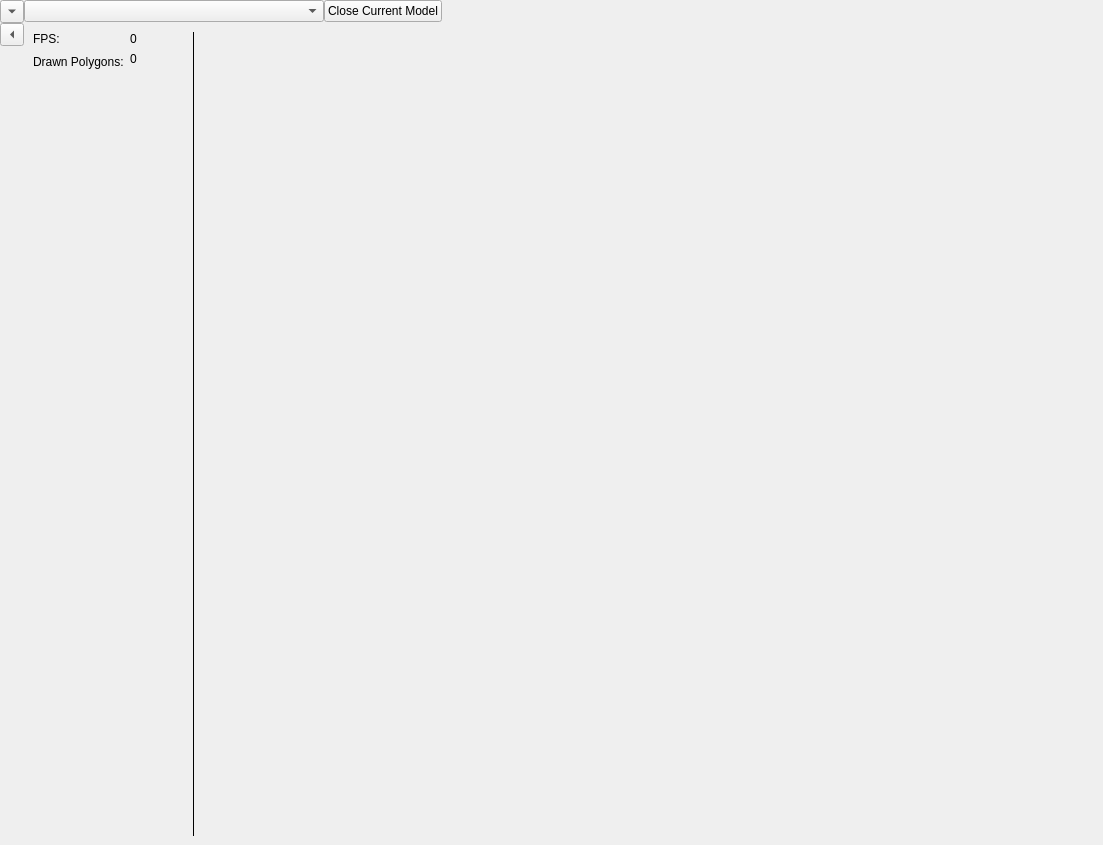
<?xml version="1.0" encoding="UTF-8"?>
<ui version="4.0">
 <class>ui::MainPanel</class>
 <widget class="QWidget" name="ui::MainPanel">
  <property name="geometry">
   <rect>
    <x>0</x>
    <y>0</y>
    <width>1103</width>
    <height>845</height>
   </rect>
  </property>
  <property name="windowTitle">
   <string>Form</string>
  </property>
  <layout class="QVBoxLayout" name="MainLayout">
   <property name="spacing">
    <number>0</number>
   </property>
   <property name="leftMargin">
    <number>0</number>
   </property>
   <property name="topMargin">
    <number>0</number>
   </property>
   <property name="rightMargin">
    <number>0</number>
   </property>
   <property name="bottomMargin">
    <number>0</number>
   </property>
   <item>
    <layout class="QVBoxLayout" name="PanelsLayout">
     <property name="spacing">
      <number>0</number>
     </property>
     <item>
      <layout class="QHBoxLayout" name="InfoLayout">
       <property name="spacing">
        <number>0</number>
       </property>
       <item>
        <widget class="QToolButton" name="MinimizeControlPanelsToggle">
         <property name="toolTip">
          <string>Minimizes the control panel area</string>
         </property>
         <property name="whatsThis">
          <string/>
         </property>
         <property name="text">
          <string>...</string>
         </property>
         <property name="checkable">
          <bool>true</bool>
         </property>
         <property name="arrowType">
          <enum>Qt::DownArrow</enum>
         </property>
        </widget>
       </item>
       <item>
        <widget class="QComboBox" name="ModelsDocuments">
         <property name="sizePolicy">
          <sizepolicy hsizetype="Fixed" vsizetype="Fixed">
           <horstretch>0</horstretch>
           <verstretch>0</verstretch>
          </sizepolicy>
         </property>
         <property name="minimumSize">
          <size>
           <width>300</width>
           <height>0</height>
          </size>
         </property>
         <property name="toolTip">
          <string>List of opened models</string>
         </property>
        </widget>
       </item>
       <item>
        <widget class="QPushButton" name="ModelCloseButton">
         <property name="text">
          <string>Close Current Model</string>
         </property>
        </widget>
       </item>
       <item>
        <spacer name="horizontalSpacer_2">
         <property name="orientation">
          <enum>Qt::Horizontal</enum>
         </property>
         <property name="sizeHint" stdset="0">
          <size>
           <width>0</width>
           <height>0</height>
          </size>
         </property>
        </spacer>
       </item>
      </layout>
     </item>
     <item>
      <widget class="QWidget" name="ControlPanelsLayoutWidget" native="true">
       <layout class="QHBoxLayout" name="ControlPanelsLayout" stretch="0,0,1">
        <property name="spacing">
         <number>0</number>
        </property>
        <property name="leftMargin">
         <number>0</number>
        </property>
        <property name="topMargin">
         <number>0</number>
        </property>
        <property name="rightMargin">
         <number>0</number>
        </property>
        <property name="bottomMargin">
         <number>0</number>
        </property>
        <item alignment="Qt::AlignTop">
         <widget class="QToolButton" name="MainControlsToggle">
          <property name="toolTip">
           <string>Minimizes the main control area</string>
          </property>
          <property name="text">
           <string>...</string>
          </property>
          <property name="checkable">
           <bool>true</bool>
          </property>
          <property name="arrowType">
           <enum>Qt::LeftArrow</enum>
          </property>
         </widget>
        </item>
        <item>
         <widget class="QWidget" name="MainControls" native="true">
          <property name="styleSheet">
           <string notr="true"/>
          </property>
          <layout class="QGridLayout" name="gridLayout">
           <property name="leftMargin">
            <number>9</number>
           </property>
           <property name="topMargin">
            <number>9</number>
           </property>
           <property name="rightMargin">
            <number>9</number>
           </property>
           <property name="bottomMargin">
            <number>9</number>
           </property>
           <property name="spacing">
            <number>6</number>
           </property>
           <item row="1" column="0" rowspan="2">
            <widget class="QLabel" name="label_2">
             <property name="text">
              <string>Drawn Polygons:</string>
             </property>
            </widget>
           </item>
           <item row="1" column="1">
            <widget class="QLabel" name="label_3">
             <property name="sizePolicy">
              <sizepolicy hsizetype="Fixed" vsizetype="Preferred">
               <horstretch>0</horstretch>
               <verstretch>0</verstretch>
              </sizepolicy>
             </property>
             <property name="minimumSize">
              <size>
               <width>50</width>
               <height>0</height>
              </size>
             </property>
             <property name="text">
              <string>0</string>
             </property>
            </widget>
           </item>
           <item row="3" column="0">
            <spacer name="verticalSpacer">
             <property name="orientation">
              <enum>Qt::Vertical</enum>
             </property>
             <property name="sizeHint" stdset="0">
              <size>
               <width>0</width>
               <height>0</height>
              </size>
             </property>
            </spacer>
           </item>
           <item row="0" column="0">
            <widget class="QLabel" name="label">
             <property name="text">
              <string>FPS:</string>
             </property>
            </widget>
           </item>
           <item row="0" column="1">
            <widget class="QLabel" name="label_4">
             <property name="sizePolicy">
              <sizepolicy hsizetype="Fixed" vsizetype="Preferred">
               <horstretch>0</horstretch>
               <verstretch>0</verstretch>
              </sizepolicy>
             </property>
             <property name="minimumSize">
              <size>
               <width>50</width>
               <height>0</height>
              </size>
             </property>
             <property name="text">
              <string>0</string>
             </property>
            </widget>
           </item>
           <item row="3" column="1">
            <spacer name="horizontalSpacer">
             <property name="orientation">
              <enum>Qt::Horizontal</enum>
             </property>
             <property name="sizeHint" stdset="0">
              <size>
               <width>0</width>
               <height>0</height>
              </size>
             </property>
            </spacer>
           </item>
           <item row="0" column="2" rowspan="4">
            <widget class="QLabel" name="MainControlsLabel">
             <property name="sizePolicy">
              <sizepolicy hsizetype="Preferred" vsizetype="Expanding">
               <horstretch>0</horstretch>
               <verstretch>0</verstretch>
              </sizepolicy>
             </property>
             <property name="styleSheet">
              <string notr="true">QLabel
{
border-right: 1px solid black; border-radius: 0px;
}</string>
             </property>
             <property name="text">
              <string/>
             </property>
            </widget>
           </item>
          </layout>
         </widget>
        </item>
        <item>
         <widget class="ui::ControlPanels" name="ControlPanels" native="true"/>
        </item>
       </layout>
       <zorder>MainControls</zorder>
       <zorder>ControlPanels</zorder>
       <zorder>MainControlsToggle</zorder>
      </widget>
     </item>
    </layout>
   </item>
  </layout>
 </widget>
 <customwidgets>
  <customwidget>
   <class>ui::ControlPanels</class>
   <extends>QWidget</extends>
   <header>ui/ControlPanels.hpp</header>
   <container>1</container>
  </customwidget>
 </customwidgets>
 <resources/>
 <connections/>
</ui>
